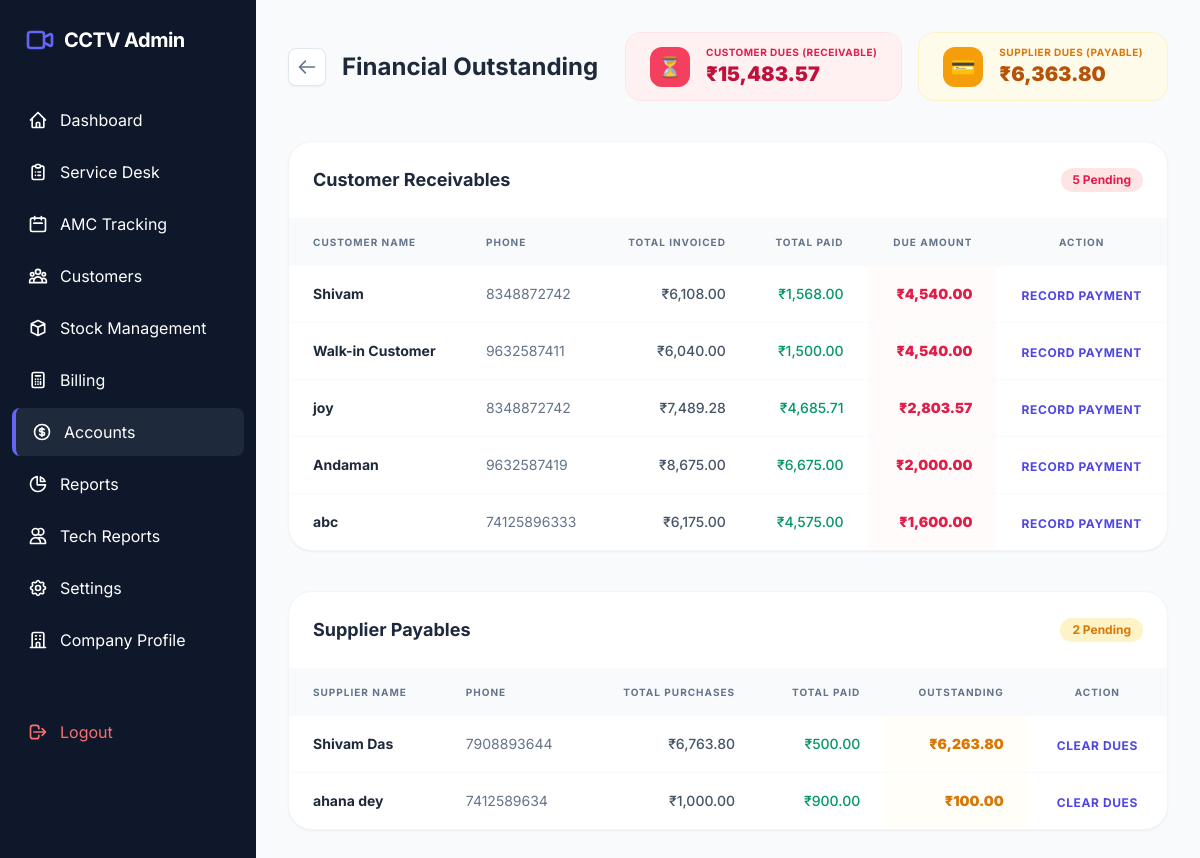
The app's page /admin/accounts/dues.php (signed in) with its own data.
### tables this page shows
CREATE TABLE `customers` (
  `id` int(11) NOT NULL,
  `customer_name` varchar(150) NOT NULL,
  `phone` varchar(15) NOT NULL,
  `address` text NOT NULL,
  `due_amount` decimal(10,2) DEFAULT 0.00,
  `gst_number` varchar(20) DEFAULT NULL,
  `has_active_amc` tinyint(1) DEFAULT 0,
  `created_at` timestamp NOT NULL DEFAULT current_timestamp()
);

CREATE TABLE `suppliers` (
  `id` int(11) NOT NULL,
  `supplier_name` varchar(150) NOT NULL,
  `phone` varchar(15) DEFAULT NULL,
  `email` varchar(100) DEFAULT NULL,
  `address` text DEFAULT NULL,
  `gst_number` varchar(20) DEFAULT NULL,
  `created_at` timestamp NOT NULL DEFAULT current_timestamp()
);

### admin/accounts/dues.php (the view, shortened to what this page needs)
<?php
require_once '../../includes/db_connect.php';
$customer_dues_query = "
    SELECT
        c.id,
        c.customer_name,
        c.phone,
        IFNULL((SELECT SUM(grand_total) FROM invoices WHERE customer_id = c.id), 0) as total_invoiced,
        IFNULL((SELECT SUM(amount) FROM payments WHERE customer_id = c.id), 0) as total_paid
    FROM customers c
    HAVING (total_invoiced - total_paid) > 0
    ORDER BY (total_invoiced - total_paid) DESC
";
$supplier_dues_query = "
    SELECT
        s.id,
        s.supplier_name,
        s.phone,
        IFNULL((SELECT SUM(total_amount) FROM purchases WHERE supplier_id = s.id AND payment_method = 'Credit'), 0) as total_purchase,
        IFNULL((SELECT SUM(amount) FROM vouchers WHERE payee_payer = s.supplier_name AND account_head = 'Supplier Payment'), 0) as total_paid
    FROM suppliers s
    HAVING (total_purchase - total_paid) > 0
    ORDER BY (total_purchase - total_paid) DESC
";
try {
    $customer_dues = $pdo->query($customer_dues_query)->fetchAll();
    $supplier_dues = $pdo->query($supplier_dues_query)->fetchAll();
} catch (PDOException $e) {
    $customer_dues = [];
    $supplier_dues = [];
}
$totalCustomerOutstanding = 0;
foreach ($customer_dues as $d) {
    $totalCustomerOutstanding += ($d['total_invoiced'] - $d['total_paid']);
}
$totalSupplierOutstanding = 0;
foreach ($supplier_dues as $d) {
    $totalSupplierOutstanding += ($d['total_purchase'] - $d['total_paid']);
}
require_once '../../includes/header.php';
?>
<div class="space-y-10">
    <div class="flex flex-col md:flex-row justify-between items-start md:items-center gap-6">
        <div class="flex items-center gap-4">
            <a href="index.php" class="p-2 bg-white border border-slate-200 rounded-lg text-slate-500 hover:text-indigo-600 transition shadow-sm">
                <svg xmlns="http://www.w3.org/2000/svg" class="h-5 w-5" fill="none" viewBox="0 0 24 24" stroke="currentColor"><path stroke-linecap="round" stroke-linejoin="round" stroke-width="2" d="M10 19l-7-7m0 0l7-7m-7 7h18" /></svg>
            </a>
            <h1 class="text-2xl font-bold text-slate-800">Financial Outstanding</h1>
        </div>
        <div class="flex flex-wrap gap-4">
            <div class="bg-rose-50 border border-rose-100 px-6 py-3 rounded-2xl flex items-center gap-4">
                <div class="w-10 h-10 bg-rose-500 rounded-xl flex items-center justify-center text-white text-xl">⏳</div>
                <div>
                    <p class="text-[10px] font-bold text-rose-600 uppercase tracking-wider">Customer Dues (Receivable)</p>
                    <p class="text-xl font-black text-rose-700">₹<?php echo number_format($totalCustomerOutstanding, 2); ?></p>
                </div>
            </div>
            <div class="bg-amber-50 border border-amber-100 px-6 py-3 rounded-2xl flex items-center gap-4">
                <div class="w-10 h-10 bg-amber-500 rounded-xl flex items-center justify-center text-white text-xl">💳</div>
                <div>
                    <p class="text-[10px] font-bold text-amber-600 uppercase tracking-wider">Supplier Dues (Payable)</p>
                    <p class="text-xl font-black text-amber-700">₹<?php echo number_format($totalSupplierOutstanding, 2); ?></p>
                </div>
            </div>
        </div>
    </div>
    <div class="bg-white rounded-3xl border border-slate-100 shadow-sm overflow-hidden">
        <div class="p-6 border-b border-slate-50 flex justify-between items-center">
            <h3 class="font-bold text-slate-800 text-lg">Customer Receivables</h3>
            <span class="px-3 py-1 bg-rose-100 text-rose-600 rounded-full text-xs font-bold"><?php echo count($customer_dues); ?> Pending</span>
        </div>
        <div class="overflow-x-auto">
            <table class="w-full text-left">
                <thead>
                    <tr class="bg-slate-50 text-slate-500 text-[10px] uppercase tracking-widest font-bold">
                        <th class="px-6 py-4">Customer Name</th>
                        <th class="px-6 py-4">Phone</th>
                        <th class="px-6 py-4 text-right">Total Invoiced</th>
                        <th class="px-6 py-4 text-right">Total Paid</th>
                        <th class="px-6 py-4 text-right">Due Amount</th>
                        <th class="px-6 py-4 text-center">Action</th>
                    </tr>
                </thead>
                <tbody class="divide-y divide-slate-50">
                    <?php if (empty($customer_dues)): ?>
                        <tr><td colspan="6" class="px-6 py-12 text-center text-slate-400 italic">No customer receivables found.</td></tr>
                    <?php else: ?>
                        <?php foreach ($customer_dues as $d): ?>
                        <?php $dueAmt = $d['total_invoiced'] - $d['total_paid']; ?>
                        <tr class="hover:bg-slate-50/50 transition">
                            <td class="px-6 py-4 text-sm font-bold text-slate-800"><?php echo htmlspecialchars($d['customer_name']); ?></td>
                            <td class="px-6 py-4 text-sm text-slate-500"><?php echo htmlspecialchars($d['phone']); ?></td>
                            <td class="px-6 py-4 text-right text-sm font-medium text-slate-600">₹<?php echo number_format($d['total_invoiced'], 2); ?></td>
                            <td class="px-6 py-4 text-right text-sm font-medium text-emerald-600">₹<?php echo number_format($d['total_paid'], 2); ?></td>
                            <td class="px-6 py-4 text-right text-sm font-black text-rose-600 bg-rose-50/30">₹<?php echo number_format($dueAmt, 2); ?></td>
                            <td class="px-6 py-4 text-center">
                                <a href="customer_payments.php?search=<?php echo urlencode($d['customer_name']); ?>" class="text-indigo-600 hover:text-indigo-800 text-xs font-bold uppercase tracking-wider">Record Payment</a>
                            </td>
                        </tr>
                        <?php endforeach; ?>
                    <?php endif; ?>
                </tbody>
            </table>
        </div>
    </div>
    <div class="bg-white rounded-3xl border border-slate-100 shadow-sm overflow-hidden">
        <div class="p-6 border-b border-slate-50 flex justify-between items-center">
            <h3 class="font-bold text-slate-800 text-lg">Supplier Payables</h3>
            <span class="px-3 py-1 bg-amber-100 text-amber-600 rounded-full text-xs font-bold"><?php echo count($supplier_dues); ?> Pending</span>
        </div>
        <div class="overflow-x-auto">
            <table class="w-full text-left">
                <thead>
                    <tr class="bg-slate-50 text-slate-500 text-[10px] uppercase tracking-widest font-bold">
                        <th class="px-6 py-4">Supplier Name</th>
                        <th class="px-6 py-4">Phone</th>
                        <th class="px-6 py-4 text-right">Total Purchases</th>
                        <th class="px-6 py-4 text-right">Total Paid</th>
                        <th class="px-6 py-4 text-right">Outstanding</th>
                        <th class="px-6 py-4 text-center">Action</th>
                    </tr>
                </thead>
                <tbody class="divide-y divide-slate-50">
                    <?php if (empty($supplier_dues)): ?>
                        <tr><td colspan="6" class="px-6 py-12 text-center text-slate-400 italic">No supplier payables found.</td></tr>
                    <?php else: ?>
                        <?php foreach ($supplier_dues as $d): ?>
                        <?php $dueAmt = $d['total_purchase'] - $d['total_paid']; ?>
                        <tr class="hover:bg-slate-50/50 transition">
                            <td class="px-6 py-4 text-sm font-bold text-slate-800"><?php echo htmlspecialchars($d['supplier_name']); ?></td>
                            <td class="px-6 py-4 text-sm text-slate-500"><?php echo htmlspecialchars($d['phone']); ?></td>
                            <td class="px-6 py-4 text-right text-sm font-medium text-slate-600">₹<?php echo number_format($d['total_purchase'], 2); ?></td>
                            <td class="px-6 py-4 text-right text-sm font-medium text-emerald-600">₹<?php echo number_format($d['total_paid'], 2); ?></td>
                            <td class="px-6 py-4 text-right text-sm font-black text-amber-600 bg-amber-50/30">₹<?php echo number_format($dueAmt, 2); ?></td>
                            <td class="px-6 py-4 text-center">
                                <a href="supplier_payments.php?search=<?php echo urlencode($d['supplier_name']); ?>" class="text-indigo-600 hover:text-indigo-800 text-xs font-bold uppercase tracking-wider">Clear Dues</a>
                            </td>
                        </tr>
                        <?php endforeach; ?>
                    <?php endif; ?>
                </tbody>
            </table>
        </div>
    </div>
</div>
<?php require_once '../../includes/footer.php'; ?>

### includes/header.php (style rules this page uses)
body { font-family: 'Inter', sans-serif; }

### records on screen
customers: customer_name "Shivam", phone "8348872742", total_invoiced "6,108.00", total_paid "1,568.00", dueAmt "4,540.00"
customers: customer_name "Walk-in Customer", phone "9632587411", total_invoiced "6,040.00", total_paid "1,500.00", dueAmt "4,540.00"
customers: customer_name "joy", phone "8348872742", total_invoiced "7,489.28", total_paid "4,685.71", dueAmt "2,803.57"
customers: customer_name "Andaman", phone "9632587419", total_invoiced "8,675.00", total_paid "6,675.00", dueAmt "2,000.00"
customers: customer_name "abc", phone "74125896333", total_invoiced "6,175.00", total_paid "4,575.00", dueAmt "1,600.00"
suppliers: supplier_name "Shivam Das", phone "7908893644", total_purchase "6,763.80", total_paid "500.00", dueAmt "6,263.80"
suppliers: supplier_name "ahana dey", phone "7412589634", total_purchase "1,000.00", total_paid "900.00", dueAmt "100.00"

### other values on screen
$totalCustomerOutstanding "15,483.57"
$totalSupplierOutstanding "6,363.80"
count($customer_dues) "5"
count($supplier_dues) "2"
